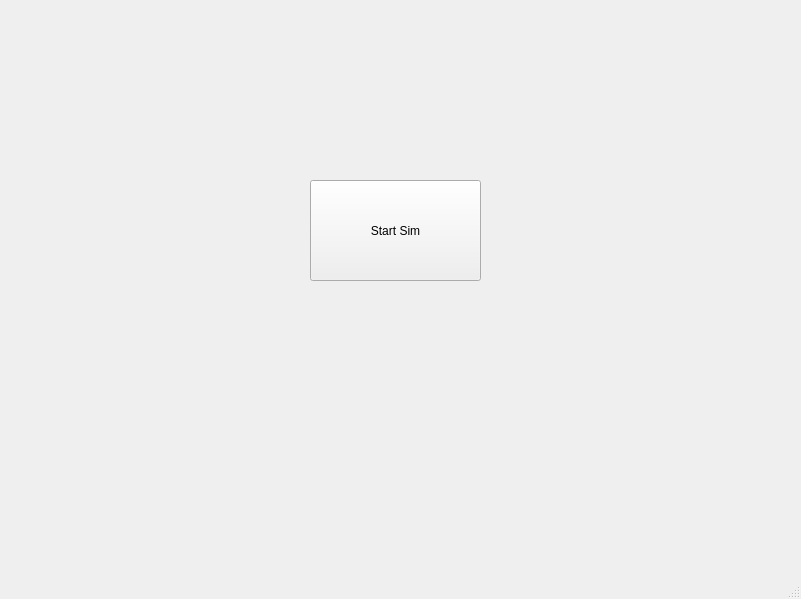
<?xml version="1.0" encoding="UTF-8"?>
<ui version="4.0">
 <class>MainWindow</class>
 <widget class="QMainWindow" name="MainWindow">
  <property name="geometry">
   <rect>
    <x>0</x>
    <y>0</y>
    <width>801</width>
    <height>599</height>
   </rect>
  </property>
  <property name="windowTitle">
   <string>MainWindow</string>
  </property>
  <widget class="QWidget" name="centralwidget">
   <widget class="QPushButton" name="start_button">
    <property name="geometry">
     <rect>
      <x>310</x>
      <y>180</y>
      <width>171</width>
      <height>101</height>
     </rect>
    </property>
    <property name="text">
     <string>Start Sim</string>
    </property>
   </widget>
  </widget>
  <widget class="QMenuBar" name="menubar">
   <property name="geometry">
    <rect>
     <x>0</x>
     <y>0</y>
     <width>801</width>
     <height>21</height>
    </rect>
   </property>
  </widget>
  <widget class="QStatusBar" name="statusbar"/>
 </widget>
 <resources/>
 <connections/>
</ui>
